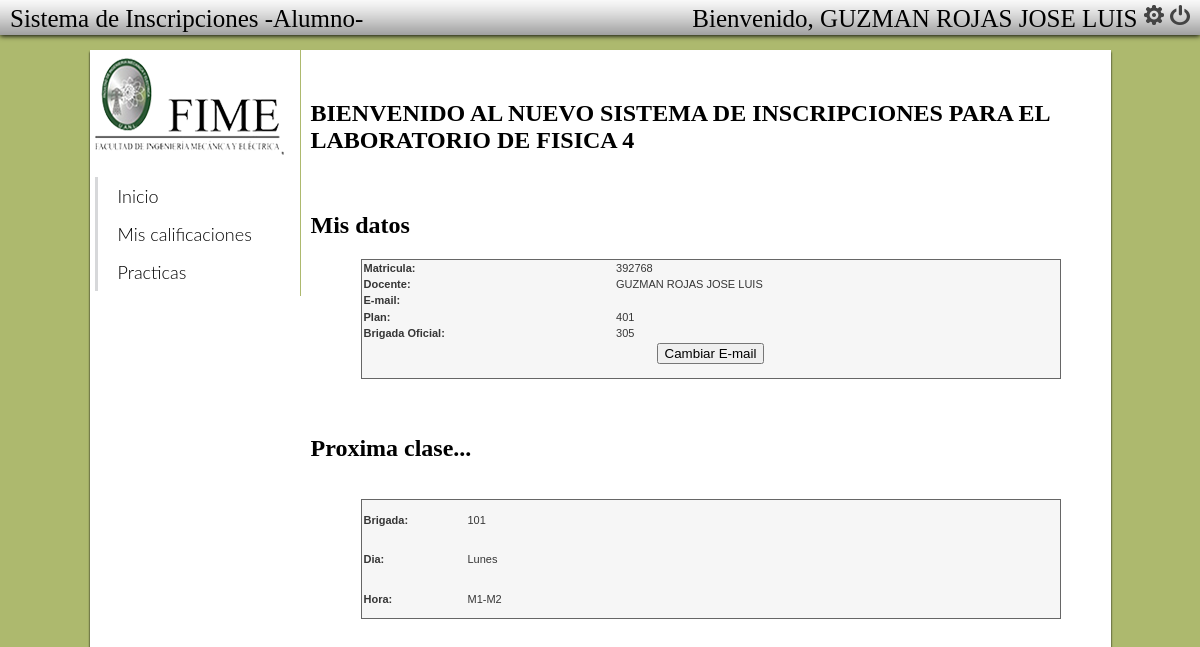
The page /alumno/alumno.php (signed in) on the database as committed earlier.
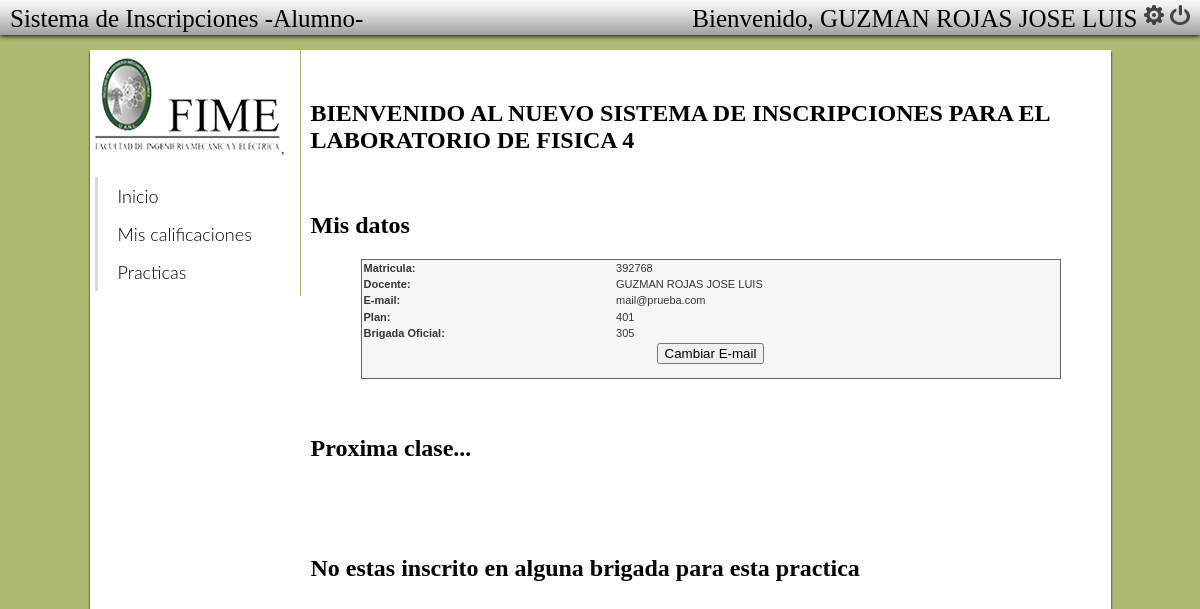
The same page on the database as committed later.
### tables this page shows
CREATE TABLE IF NOT EXISTS `brigadas` (
  `idbrigadas` int(11) NOT NULL,
  `dia` varchar(45) DEFAULT NULL,
  `hora` varchar(45) DEFAULT NULL,
  `salon` varchar(45) DEFAULT NULL,
  `cupo` int(11) DEFAULT NULL,
  `disponibilidad` tinyint(1) DEFAULT NULL,
  `status` tinyint(1) NOT NULL,
  `empleado` int(11) NOT NULL,
  PRIMARY KEY (`idbrigadas`),
  UNIQUE KEY `idbrigadas_UNIQUE` (`idbrigadas`)
);

### action/funciones_alumno.php (called while the page is built, shortened)
<?php
require_once("../lib/lib.php");
require_once("../view/view.php");
function proxbrig($alumno){
	$al = select_alumnoB($alumno);
	$brigada = select_brigada($al);
prox($brigada);
}
?>

### lib/lib.php (called while the page is built, shortened)
<?php
function select_brigada($alumno){
	foreach ($alumno as $key => $value) {
		$brigada = $value;
	}
	$sql = "SELECT * FROM sflbf4.brigadas WHERE idbrigadas = '$brigada'";
	$result = mysql_query($sql);
	$brigada = null;
while($row = mysql_fetch_object($result)){
		$brigada = $row;
}
	return $brigada;
}
?>

### view/view.php (the view, shortened to what this page needs)
<?php
require_once("../lib/lib.php");
	echo"<tr><th>Disponible:</th><td>Si<input type='radio' checked='true' name='disp' value='1'>No<input type='radio' name='disp' value='0'></td></tr>";?>
	<?php
 function inicioaL($alumno){
	echo "<table>";
	echo "<tr><th>Matricula:</th><td>".$alumno->matricula."</td></tr>";
	echo "<tr><th>Docente:</th><td>".$alumno->nombre."</td></tr>";
	echo "<tr><th>E-mail:</th><td>".$alumno->email."</td></tr>";
	echo "<tr><th>Plan:</th><td>".$alumno->plan."</td></tr>";
	echo "<tr><th>Brigada Oficial:</th><td>".$alumno->brigada."</td></tr>";
	echo "<tr><td colspan='2'><center><form action='alumno_modif_email.php'><input type = 'submit' value = 'Cambiar E-mail'></center></td></tr>";
}
 function prox($brigada){
if (empty($brigada)){
	echo "<table>";
	echo "<br /><br /><h2>Proxima clase...</h2><br />";
	echo "<br /><br /><h2>No estas inscrito en alguna brigada para esta practica</h2><br />";
	echo "</table>";}
else{
 	echo "<table>";
	echo "<br /><br /><h2>Proxima clase...</h2><br />";
	echo "<tr><th width='100px'>Brigada:</th><td>".$brigada->idbrigadas."</td></tr>";
	echo "<tr><th>Dia:</th><td>".$brigada->dia."</td></tr>";
	echo "<tr><th>Hora:</th><td>".$brigada->hora."</td></tr>";
	echo "</table>";
 }}
?>

### alumno/alumno.php (shortened to what this page needs)
<?php
require_once("../view/view.php");
require_once("../action/funciones_alumno.php");
$usuario =  $_SESSION['usuario'];
?>
<!DOCTYPE html PUBLIC "-//W3C//DTD XHTML 1.0 Transitional//EN" "http://www.w3.org/TR/xhtml1/DTD/xhtml1-transitional.dtd">
<html xmlns="http://www.w3.org/1999/xhtml">
<head>
<link href="css/adminIndex.css" rel="stylesheet" type="text/css" />
</head>
<body>
<div class="container">
	<div id="top-bar"> <div id="bar-text">Sistema de Inscripciones -Alumno-</div><div id="botonsalir">Bienvenido,  <?php echo $usuario->nombre; ?>  <a href="alumno_modif_pass.php" title="Editar mi password" class="Bca">  Editar  </a>    <a href="../login/logout.php" title="Salir" class="BcaE">  Salir  </a></div></div>
	<div class="content">
				<div id='cssmenu'>
					<center><img src="../resources/lfime1.png"></center>
					<ul>
			  			 <br /><li class="active"><a href='alumno.php'><span>Inicio</span></a></li>
			  			 <li><a href="alumno_calificaciones.php"><span>Mis calificaciones</span></a></li>
			  			 <li><a href="alumno_practicas.php"><span>Practicas </span></a></li>
					</ul>
				</div>
			<div id="contenido">
			<h2>BIENVENIDO AL NUEVO SISTEMA DE INSCRIPCIONES PARA EL LABORATORIO DE FISICA 4</h2><br />
			<div id="tabladocentes"><h2>Mis datos</h2>
				<?php
							inicioAl($usuario);
						?>
											<?php
							proxbrig($usuario->matricula);
						?>
			</div>
						</div>
      </div>
  </div>
</body>
</html>

### alumno/css/adminIndex.css (style rules this page uses)
h2 { font-family: glametrix; }
body { background: #ADB96E; }
a:link { color: black; }
.container { width: 1021px; height: 750px; background: white; margin: 0 auto; margin-top: 50px; }
.content { width: 1021px; height: 750px; background: white; margin: 0 auto; margin-top: 50px; box-shadow: 0px 2px 2px #000; }
#top-bar { position: fixed; background-image: url('../../resources/back_bar.png'); top: 0px; left: 0px; right: 0px; height: 30px; box-shadow: 0px 1px 5px #000; padding-top: 5px; padding-left: 10px; padding-right: 10px; font-family: glametrix; font-size: 25px; margin: auto; margin-top:auto; margin-right:auto; margin-left:auto; margin-bottom:auto; }
#contenido { width:800px; //background:#000000; float: right; //padding-right: 10px; margin: 0 auto; margin-top: 30px; }
#contenido table { margin: 0 auto; height: 120px; overflow:scroll; }
#tabladocentes { height:630px; overflow:scroll; }
#botonsalir { float:right; }
#bar-text { float:left; }
.Bca { display: inline-block; width: 20px; height: 20px; background: url(../../resources/setting.png) bottom; text-indent: -99999px; }
.BcaE { display: inline-block; width: 20px; height: 20px; background: url(../../resources/exit.png) bottom; text-indent: -99999px; }
#cssmenu { padding-top: 40px; }
#cssmenu ul, #cssmenu ul li, #cssmenu ul ul { list-style: none; margin: 0; padding: 0; border: 0; }
#cssmenu { padding: 5px; }
#cssmenu ul { //position: relative; z-index: 597; float: left; }
#cssmenu ul li { float: left; min-height: 1px; line-height: 1em; vertical-align: middle; }
#cssmenu ul li { float: none; }
#cssmenu { font-family: 'Lato', sans-serif; font-size: 18px; width: 200px; float:left; border-right: solid 1px #ADB96E; }
#cssmenu ul a, #cssmenu ul a:link, #cssmenu ul a:visited { display: block; color: #000; text-decoration: none; font-weight: 300; }
#cssmenu > ul { float: none; }
#cssmenu ul { background: #fff; }
#cssmenu > ul > li { border-left: 3px solid #d7d8da; }
#cssmenu > ul > li > a { padding: 10px 20px; }
table { width: 700px; border-collapse: collapse; border: 1px solid #666666; font: normal 11px verdana, arial, helvetica, sans-serif; color: #363636; background: #f6f6f6; text-align:left; }
table th, td { height:10px; }
tbody th, tbody td { padding:2px; }

Rows that differ between the two databases and show on the page:
no longer on this page (row edited): brigadas: idbrigadas "101", dia "Lunes", hora "M1-M2"
Other text that changed with them:
$alumno->email: (not shown) → "mail@prueba.com"
text no longer shown: "Brigada: Dia: Hora:"
text now shown: "No estas inscrito en alguna brigada para esta practica"
